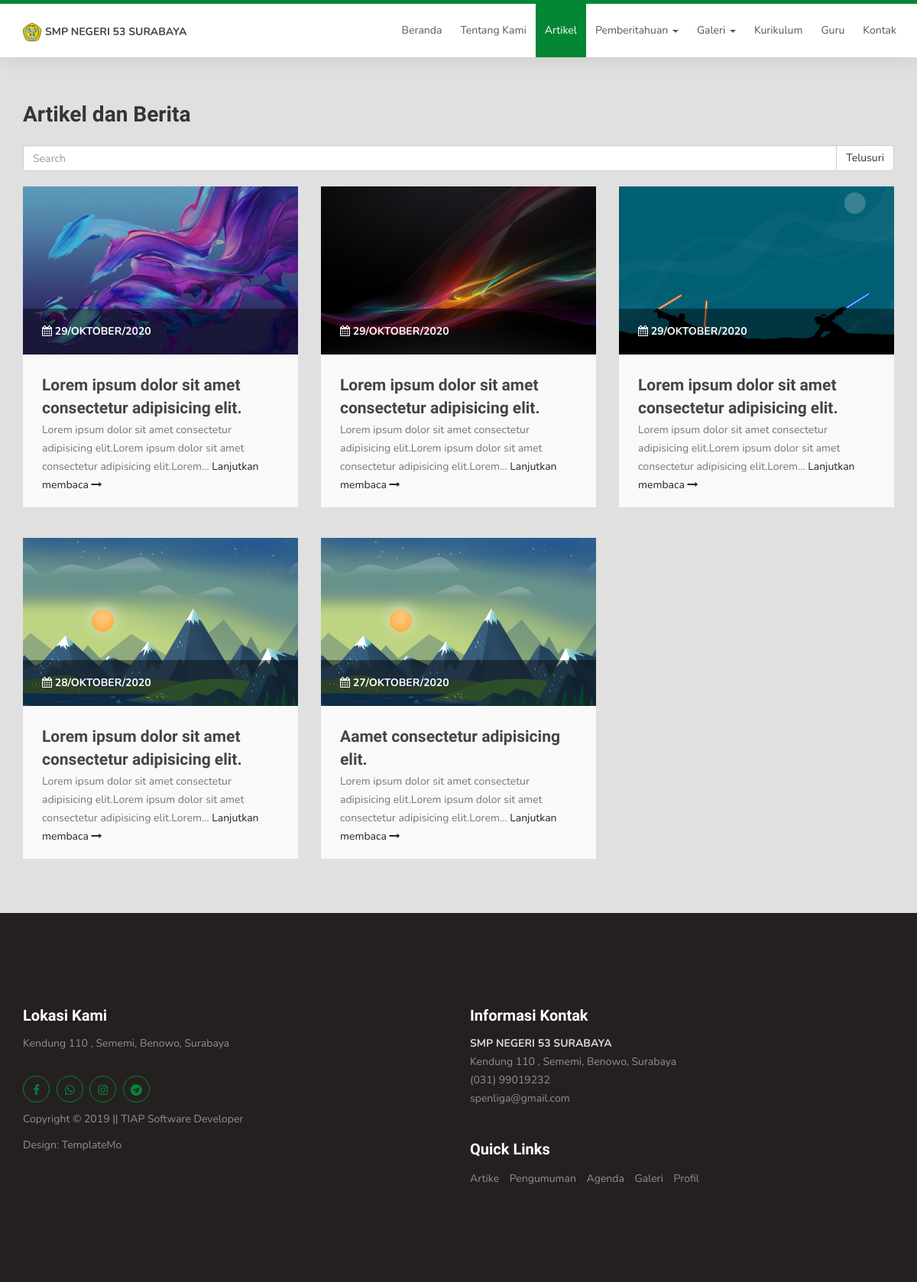
The app's page /page/artikel with its own data.
### tables this page shows
CREATE TABLE `sistemsetting` (
  `KodeSetting` varchar(14) NOT NULL,
  `KodePerson` varchar(14) DEFAULT NULL,
  `NamaSetting` varchar(30) DEFAULT NULL,
  `Tipe` varchar(10) DEFAULT NULL,
  `Value` text,
  `LastUpdate` datetime DEFAULT CURRENT_TIMESTAMP ON UPDATE CURRENT_TIMESTAMP
);

CREATE TABLE `posting` (
  `KodePerson` varchar(14) NOT NULL,
  `IdPos` varchar(14) NOT NULL,
  `TglDibuat` datetime DEFAULT CURRENT_TIMESTAMP,
  `Judul` varchar(255) DEFAULT NULL,
  `IsiPos` text,
  `TglPublikasi` datetime DEFAULT NULL,
  `JenisPos` varchar(14) DEFAULT NULL,
  `IsPublikasi` smallint(6) DEFAULT NULL,
  `slug` text
);

CREATE TABLE `filependukung` (
  `KodePerson` varchar(14) NOT NULL,
  `IdPos` varchar(14) NOT NULL,
  `NoUrut` int(11) NOT NULL,
  `NamaFile` varchar(100) DEFAULT NULL,
  `Keterangan` varchar(255) DEFAULT NULL,
  `Path` text
);

### application/views/frontend/known/artikel.php (the view, shortened to what the rows shown need)
<section id="content" class="bggrey">
    <div class="container">
        <div class="feature" style="margin-bottom:10px;">
            <h2>Artikel dan Berita</h2>
        </div>
        <div class="row">
        <?php if($dataartikel):
            foreach($dataartikel as $artikel): ?>
                <div class="col-sm-4" style="margin-top:20px;margin-bottom:20px;">
                    <div class="courses-thumb" style="height: 420px;">
                        <div class="courses-top">
                            <div class="courses-image">
                                <img src="<?php
                                $img_artikel = $this->db->get_where('filependukung', ['IdPos'=>$artikel->IdPos], 1)->row_array();
                                if($img_artikel){
                                    echo base_url('assets/upload/'.$img_artikel['Path']);
                                }else{
                                    echo base_url('assets/images/placeholder_artikel.jpg');
                                }
                                ?>" class="img-responsive" alt="" style="width:100%;height: 220px;object-fit: cover;">
                            </div>
                            <div class="courses-date" style="background:#0000006e;">
                                <span><i class="fa fa-calendar"></i>&nbsp;<?= strtoupper($this->template->tgl_indo($artikel->TglPublikasi, false, false)); ?></span>
                            </div>
                        </div>
                        <div class="courses-detail">
                            <h3><a href="<?= base_url('page/artikel/'.$artikel->slug); ?>"><?= $artikel->Judul; ?></a></h3>
                            <?= word_limiter($artikel->IsiPos, 15); ?>
                            <a href="<?= base_url('page/artikel/'.$artikel->slug); ?>" style="margin-top:20px;">
                                Lanjutkan membaca
                                <i class="fa fa-long-arrow-right m-l-8" aria-hidden="true"></i>
                            </a>
                        </div>
                    </div>
                </div>
            <?php endforeach;
            endif; ?>
        </div>
    </div>
 </section>

### application/views/template/known.php (shortened to what the rows shown need)
<!DOCTYPE html>
<html lang="en">
<head>
     <link rel="stylesheet" href="<?= base_url('known/'); ?>css/bootstrap.min.css">
     <link rel="stylesheet" href="<?= base_url('known/'); ?>css/font-awesome.min.css">
     <link rel="stylesheet" href="<?= base_url('known/'); ?>css/owl.carousel.css">
     <link rel="stylesheet" href="<?php base_url('known/'); ?>css/owl.theme.default.min.css">
     <link rel="stylesheet" href="<?= base_url('known/'); ?>css/templatemo-style.css">
     <link rel="stylesheet" href="<?= base_url('known/'); ?>css/mycss.css">
</head>
<body id="top" data-spy="scroll" data-target=".navbar-collapse" data-offset="50">
     <section class="navbar custom-navbar navbar-fixed-top" role="navigation">
          <div class="container">
               <div class="navbar-header">
                    <a href="<?= base_url(); ?>" class="navbar-brand">
                         <img src="<?php
                                   if ($logo) {
                                        echo base_url('assets/upload/' . $logo->Value);
                                   } else {
                                        echo base_url('fashe/images/icons/logo.png');
                                   } ?>" class="logo-navbar">
                         <span style="font-size:14px;"><?php echo isset($namaweb) ? $namaweb->Value : "web profil sekolah"; ?></span>
                    </a>
               </div>
          </div>
     </section>
     <?php echo $content; ?>
     <footer id="footer">
          <div class="container">
               <div class="row">
                    <div class="col-md-6 col-sm-6">
                         <div class="footer-info">
                              <div class="section-title">
                                   <h2>Lokasi Kami</h2>
                              </div>
                              <address style="color:#ffffff;">
                                   <?php echo $lokasi_kami->Value; ?>
                              </address>
                              <div class="copyright-text">
                                   <p>Copyright &copy; 2019 || <a href="<?= $url_dev->Value; ?>"><?= $nama_dev->Value; ?></a></p>
                              </div>
                         </div>
                    </div>
                    <div class="col-md-6 col-sm-6">
                         <div class="footer-info">
                              <div class="section-title">
                                   <h2>Informasi Kontak</h2>
                              </div>
                              <address style="color:#ffffff;">
                                   <?php echo $kontak_kami->Value; ?>
                              </address>
                              <div class="footer_menu">
                                   <h2>Quick Links</h2>
                              </div>
                         </div>
                    </div>
               </div>
          </div>
     </footer>
</body>
</html>

### records on screen
sistemsetting: Value (picture)
sistemsetting: Value "SMP NEGERI 53 SURABAYA"
posting: filependukung.Path (picture), TglPublikasi "29/OKTOBER/2020", Judul "Lorem ipsum dolor sit amet consectetur adipisicing elit.", IsiPos "Lorem ipsum dolor sit amet consectetur adipisicing elit.Lorem ipsum dolor sit amet consectetur adipisicing elit.Lorem…"
posting: filependukung.Path (picture), TglPublikasi "29/OKTOBER/2020", Judul "Lorem ipsum dolor sit amet consectetur adipisicing elit.", IsiPos "Lorem ipsum dolor sit amet consectetur adipisicing elit.Lorem ipsum dolor sit amet consectetur adipisicing elit.Lorem…"
posting: filependukung.Path (picture), TglPublikasi "29/OKTOBER/2020", Judul "Lorem ipsum dolor sit amet consectetur adipisicing elit.", IsiPos "Lorem ipsum dolor sit amet consectetur adipisicing elit.Lorem ipsum dolor sit amet consectetur adipisicing elit.Lorem…"
posting: TglPublikasi "28/OKTOBER/2020", Judul "Lorem ipsum dolor sit amet consectetur adipisicing elit.", IsiPos "Lorem ipsum dolor sit amet consectetur adipisicing elit.Lorem ipsum dolor sit amet consectetur adipisicing elit.Lorem…"
posting: TglPublikasi "27/OKTOBER/2020", Judul "Aamet consectetur adipisicing elit.", IsiPos "Lorem ipsum dolor sit amet consectetur adipisicing elit.Lorem ipsum dolor sit amet consectetur adipisicing elit.Lorem…"
sistemsetting: Value "Kendung 110 , Sememi, Benowo, Surabaya"
sistemsetting: Value "TIAP Software Developer"
sistemsetting: Value "SMP NEGERI 53 SURABAYA Kendung 110 , Sememi, Benowo, Surabaya (031) 99019232 spenliga@gmail.com"
